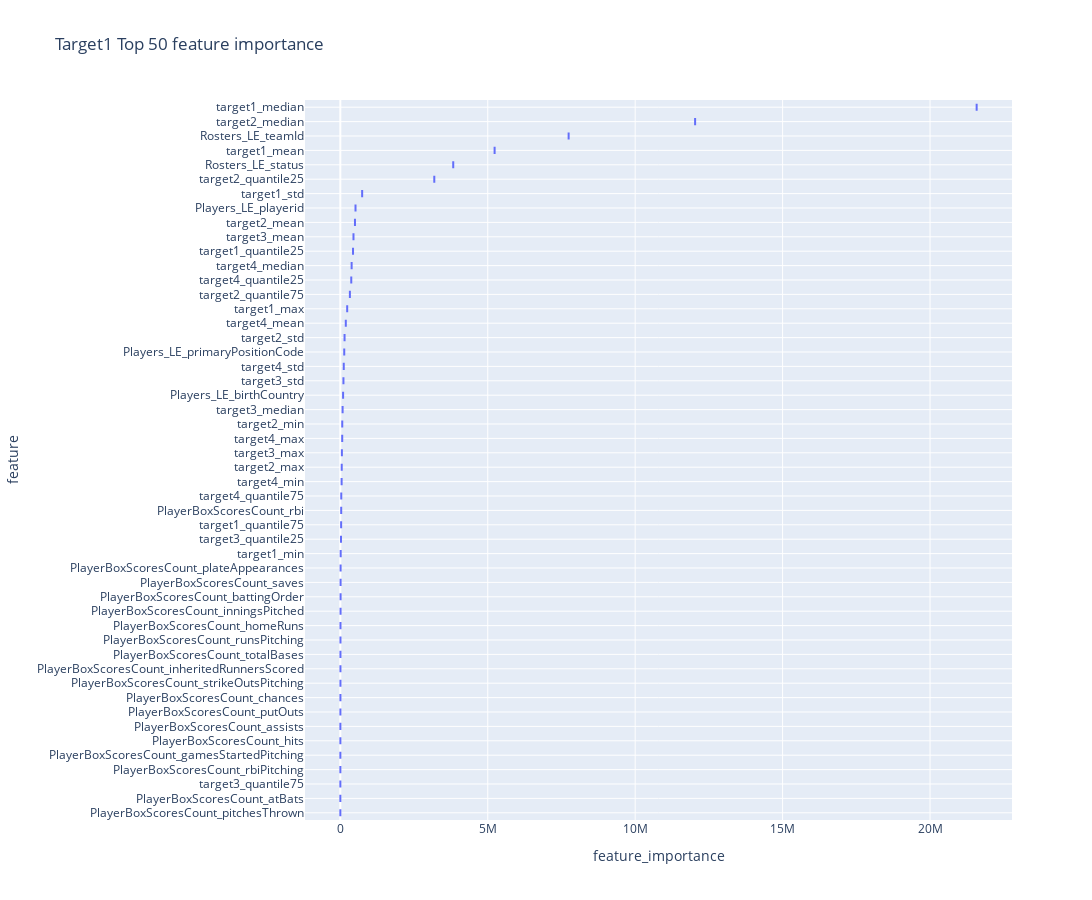
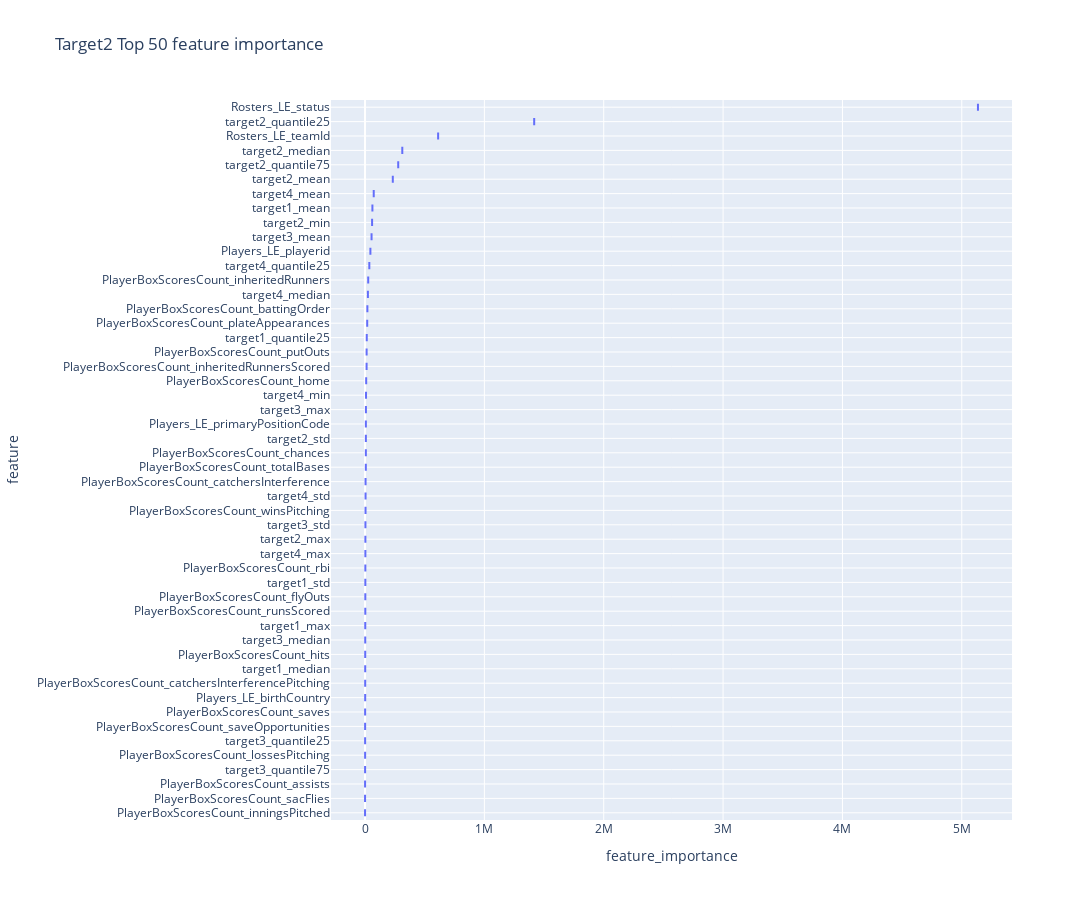
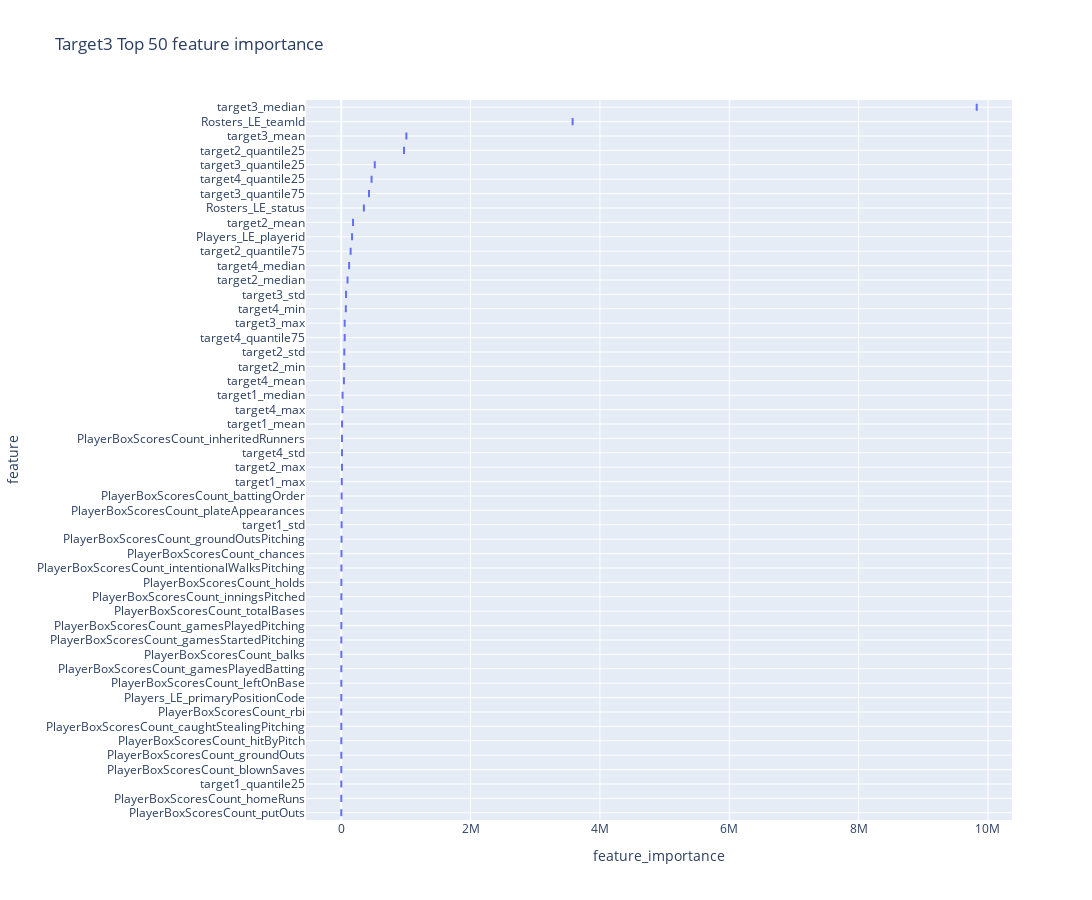
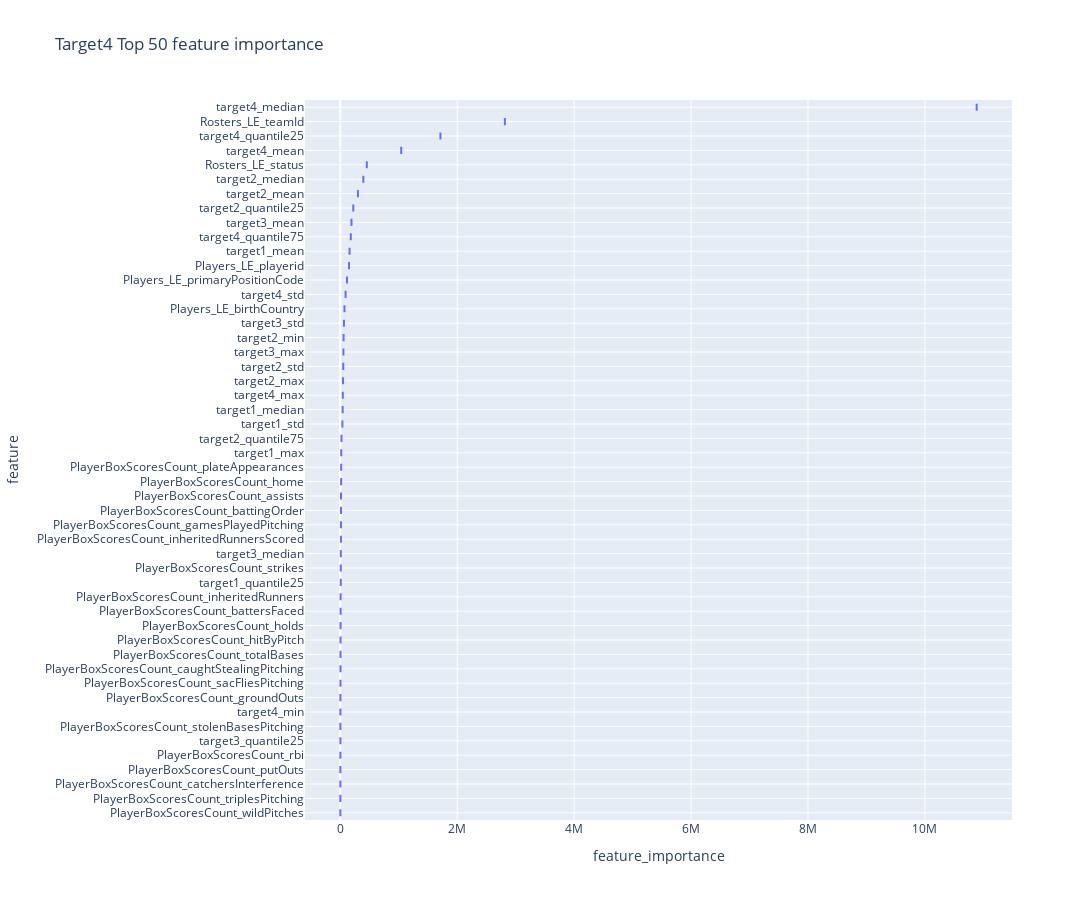

The notebook cell these images were saved under, in order:
### Code cell
visualize_feature_importance(models, train_feat_df)

### Figure 1 — Plotly figure (JSON) as saved in the notebook; plotly's stock layout.template omitted (floating-point values rounded to 4 significant figures)
{"data": [{"alignmentgroup": "True", "hovertemplate": "feature_importance=%{x}<br>feature=%{y}<extra></extra>", "legendgroup": "", "marker": {"color": "#636efa"}, "name": "", "notched": false, "offsetgroup": "", "orientation": "h", "showlegend": false, "type": "box", "x": [5233000.0, 740700.0, 233100.0, 12580.0, 21580000.0, 430700.0, 27640.0, 497000.0, 144000.0, 47600.0, 65520.0, 12030000.0, 3187000.0, 324600.0, 446500.0, 105900.0, 53190.0, 77310.0, 23060.0, 1541.0, 186000.0, 116600.0, 64250.0, 44160.0, 383800.0, 371100.0, 31930.0, 7743000.0, 3829000.0, 94050.0, 133000.0, 515400.0, 9107.0, 5775.0, 2034.0, 1230.0, 9595.0, 4702.0, 30090.0, 1914.0, 5100.0, 4685.0, 8296.0, 1135.0, 1903.0, 4691.0, 9231.0, 2124.0, 2999.0, 3753.0], "x0": " ", "xaxis": "x", "y": ["target1_mean", "target1_std", "target1_max", "target1_min", "target1_median", "target1_quantile25", "target1_quantile75", "target2_mean", "target2_std", "target2_max", "target2_min", "target2_median", "target2_quantile25", "target2_quantile75", "target3_mean", "target3_std", "target3_max", "target3_median", "target3_quantile25", "target3_quantile75", "target4_mean", "target4_std", "target4_max", "target4_min", "target4_median", "target4_quantile25", "target4_quantile75", "Rosters_LE_teamId", "Rosters_LE_status", "Players_LE_birthCountry", "Players_LE_primaryPositionCode", "Players_LE_playerid", "PlayerBoxScoresCount_battingOrder", "PlayerBoxScoresCount_homeRuns", "PlayerBoxScoresCount_hits", "PlayerBoxScoresCount_atBats", "PlayerBoxScoresCount_plateAppearances", "PlayerBoxScoresCount_totalBases", "PlayerBoxScoresCount_rbi", "PlayerBoxScoresCount_gamesStartedPitching", "PlayerBoxScoresCount_runsPitching", "PlayerBoxScoresCount_strikeOutsPitching", "PlayerBoxScoresCount_inningsPitched", "PlayerBoxScoresCount_pitchesThrown", "PlayerBoxScoresCount_rbiPitching", "PlayerBoxScoresCount_inheritedRunnersScored", "PlayerBoxScoresCount_saves", "PlayerBoxScoresCount_assists", "PlayerBoxScoresCount_putOuts", "PlayerBoxScoresCount_chances"], "y0": " ", "yaxis": "y"}], "layout": {"boxmode": "group", "height": 900, "legend": {"tracegroupgap": 0}, "title": {"text": "Target1 Top 50 feature importance"}, "width": 1250, "xaxis": {"anchor": "y", "domain": [0, 1], "title": {"text": "feature_importance"}}, "yaxis": {"anchor": "x", "categoryarray": ["PlayerBoxScoresCount_pitchesThrown", "PlayerBoxScoresCount_atBats", "target3_quantile75", "PlayerBoxScoresCount_rbiPitching", "PlayerBoxScoresCount_gamesStartedPitching", "PlayerBoxScoresCount_hits", "PlayerBoxScoresCount_assists", "PlayerBoxScoresCount_putOuts", "PlayerBoxScoresCount_chances", "PlayerBoxScoresCount_strikeOutsPitching", "PlayerBoxScoresCount_inheritedRunnersScored", "PlayerBoxScoresCount_totalBases", "PlayerBoxScoresCount_runsPitching", "PlayerBoxScoresCount_homeRuns", "PlayerBoxScoresCount_inningsPitched", "PlayerBoxScoresCount_battingOrder", "PlayerBoxScoresCount_saves", "PlayerBoxScoresCount_plateAppearances", "target1_min", "target3_quantile25", "target1_quantile75", "PlayerBoxScoresCount_rbi", "target4_quantile75", "target4_min", "target2_max", "target3_max", "target4_max", "target2_min", "target3_median", "Players_LE_birthCountry", "target3_std", "target4_std", "Players_LE_primaryPositionCode", "target2_std", "target4_mean", "target1_max", "target2_quantile75", "target4_quantile25", "target4_median", "target1_quantile25", "target3_mean", "target2_mean", "Players_LE_playerid", "target1_std", "target2_quantile25", "Rosters_LE_status", "target1_mean", "Rosters_LE_teamId", "target2_median", "target1_median"], "categoryorder": "array", "domain": [0, 1], "showgrid": true, "title": {"text": "feature"}}}}

### Figure 2 — Plotly figure (JSON) as saved in the notebook; plotly's stock layout.template omitted (floating-point values rounded to 4 significant figures)
{"data": [{"alignmentgroup": "True", "hovertemplate": "feature_importance=%{x}<br>feature=%{y}<extra></extra>", "legendgroup": "", "marker": {"color": "#636efa"}, "name": "", "notched": false, "offsetgroup": "", "orientation": "h", "showlegend": false, "type": "box", "x": [61900.0, 2623.0, 1893.0, 1487.0, 14560.0, 232700.0, 6980.0, 2970.0, 59200.0, 312300.0, 1417000.0, 278100.0, 54790.0, 3349.0, 7554.0, 1706.0, 842.2, 692.5, 72970.0, 4391.0, 2905.0, 8399.0, 24200.0, 36010.0, 612500.0, 5135000.0, 1289.0, 7037.0, 45010.0, 9742.0, 19650.0, 2432.0, 2330.0, 1536.0, 18340.0, 6719.0, 2657.0, 288.5, 4461.0, 4245.0, 806.4, 235.4, 850.8, 26720.0, 13100.0, 1401.0, 866.9, 447.8, 13360.0, 6836.0], "x0": " ", "xaxis": "x", "y": ["target1_mean", "target1_std", "target1_max", "target1_median", "target1_quantile25", "target2_mean", "target2_std", "target2_max", "target2_min", "target2_median", "target2_quantile25", "target2_quantile75", "target3_mean", "target3_std", "target3_max", "target3_median", "target3_quantile25", "target3_quantile75", "target4_mean", "target4_std", "target4_max", "target4_min", "target4_median", "target4_quantile25", "Rosters_LE_teamId", "Rosters_LE_status", "Players_LE_birthCountry", "Players_LE_primaryPositionCode", "Players_LE_playerid", "PlayerBoxScoresCount_home", "PlayerBoxScoresCount_battingOrder", "PlayerBoxScoresCount_flyOuts", "PlayerBoxScoresCount_runsScored", "PlayerBoxScoresCount_hits", "PlayerBoxScoresCount_plateAppearances", "PlayerBoxScoresCount_totalBases", "PlayerBoxScoresCount_rbi", "PlayerBoxScoresCount_sacFlies", "PlayerBoxScoresCount_catchersInterference", "PlayerBoxScoresCount_winsPitching", "PlayerBoxScoresCount_lossesPitching", "PlayerBoxScoresCount_inningsPitched", "PlayerBoxScoresCount_saveOpportunities", "PlayerBoxScoresCount_inheritedRunners", "PlayerBoxScoresCount_inheritedRunnersScored", "PlayerBoxScoresCount_catchersInterferencePitching", "PlayerBoxScoresCount_saves", "PlayerBoxScoresCount_assists", "PlayerBoxScoresCount_putOuts", "PlayerBoxScoresCount_chances"], "y0": " ", "yaxis": "y"}], "layout": {"boxmode": "group", "height": 900, "legend": {"tracegroupgap": 0}, "title": {"text": "Target2 Top 50 feature importance"}, "width": 1250, "xaxis": {"anchor": "y", "domain": [0, 1], "title": {"text": "feature_importance"}}, "yaxis": {"anchor": "x", "categoryarray": ["PlayerBoxScoresCount_inningsPitched", "PlayerBoxScoresCount_sacFlies", "PlayerBoxScoresCount_assists", "target3_quantile75", "PlayerBoxScoresCount_lossesPitching", "target3_quantile25", "PlayerBoxScoresCount_saveOpportunities", "PlayerBoxScoresCount_saves", "Players_LE_birthCountry", "PlayerBoxScoresCount_catchersInterferencePitching", "target1_median", "PlayerBoxScoresCount_hits", "target3_median", "target1_max", "PlayerBoxScoresCount_runsScored", "PlayerBoxScoresCount_flyOuts", "target1_std", "PlayerBoxScoresCount_rbi", "target4_max", "target2_max", "target3_std", "PlayerBoxScoresCount_winsPitching", "target4_std", "PlayerBoxScoresCount_catchersInterference", "PlayerBoxScoresCount_totalBases", "PlayerBoxScoresCount_chances", "target2_std", "Players_LE_primaryPositionCode", "target3_max", "target4_min", "PlayerBoxScoresCount_home", "PlayerBoxScoresCount_inheritedRunnersScored", "PlayerBoxScoresCount_putOuts", "target1_quantile25", "PlayerBoxScoresCount_plateAppearances", "PlayerBoxScoresCount_battingOrder", "target4_median", "PlayerBoxScoresCount_inheritedRunners", "target4_quantile25", "Players_LE_playerid", "target3_mean", "target2_min", "target1_mean", "target4_mean", "target2_mean", "target2_quantile75", "target2_median", "Rosters_LE_teamId", "target2_quantile25", "Rosters_LE_status"], "categoryorder": "array", "domain": [0, 1], "showgrid": true, "title": {"text": "feature"}}}}

### Figure 3 — Plotly figure (JSON) as saved in the notebook; plotly's stock layout.template omitted (floating-point values rounded to 4 significant figures)
{"data": [{"alignmentgroup": "True", "hovertemplate": "feature_importance=%{x}<br>feature=%{y}<extra></extra>", "legendgroup": "", "marker": {"color": "#636efa"}, "name": "", "notched": false, "offsetgroup": "", "orientation": "h", "showlegend": false, "type": "box", "x": [12550.0, 6014.0, 8729.0, 20460.0, 1172.0, 182900.0, 47320.0, 11620.0, 45880.0, 97510.0, 970900.0, 145400.0, 1007000.0, 74350.0, 53260.0, 9826000.0, 518600.0, 429500.0, 41550.0, 11630.0, 19540.0, 71220.0, 121900.0, 469200.0, 53020.0, 3577000.0, 350300.0, 1501.0, 167500.0, 6735.0, 1571.0, 1258.0, 1144.0, 1361.0, 6308.0, 1960.0, 1486.0, 1552.0, 1772.0, 1744.0, 4907.0, 3153.0, 1371.0, 2167.0, 1743.0, 11690.0, 2524.0, 1257.0, 1113.0, 3871.0], "x0": " ", "xaxis": "x", "y": ["target1_mean", "target1_std", "target1_max", "target1_median", "target1_quantile25", "target2_mean", "target2_std", "target2_max", "target2_min", "target2_median", "target2_quantile25", "target2_quantile75", "target3_mean", "target3_std", "target3_max", "target3_median", "target3_quantile25", "target3_quantile75", "target4_mean", "target4_std", "target4_max", "target4_min", "target4_median", "target4_quantile25", "target4_quantile75", "Rosters_LE_teamId", "Rosters_LE_status", "Players_LE_primaryPositionCode", "Players_LE_playerid", "PlayerBoxScoresCount_battingOrder", "PlayerBoxScoresCount_gamesPlayedBatting", "PlayerBoxScoresCount_groundOuts", "PlayerBoxScoresCount_homeRuns", "PlayerBoxScoresCount_hitByPitch", "PlayerBoxScoresCount_plateAppearances", "PlayerBoxScoresCount_totalBases", "PlayerBoxScoresCount_rbi", "PlayerBoxScoresCount_leftOnBase", "PlayerBoxScoresCount_gamesPlayedPitching", "PlayerBoxScoresCount_gamesStartedPitching", "PlayerBoxScoresCount_groundOutsPitching", "PlayerBoxScoresCount_intentionalWalksPitching", "PlayerBoxScoresCount_caughtStealingPitching", "PlayerBoxScoresCount_inningsPitched", "PlayerBoxScoresCount_balks", "PlayerBoxScoresCount_inheritedRunners", "PlayerBoxScoresCount_holds", "PlayerBoxScoresCount_blownSaves", "PlayerBoxScoresCount_putOuts", "PlayerBoxScoresCount_chances"], "y0": " ", "yaxis": "y"}], "layout": {"boxmode": "group", "height": 900, "legend": {"tracegroupgap": 0}, "title": {"text": "Target3 Top 50 feature importance"}, "width": 1250, "xaxis": {"anchor": "y", "domain": [0, 1], "title": {"text": "feature_importance"}}, "yaxis": {"anchor": "x", "categoryarray": ["PlayerBoxScoresCount_putOuts", "PlayerBoxScoresCount_homeRuns", "target1_quantile25", "PlayerBoxScoresCount_blownSaves", "PlayerBoxScoresCount_groundOuts", "PlayerBoxScoresCount_hitByPitch", "PlayerBoxScoresCount_caughtStealingPitching", "PlayerBoxScoresCount_rbi", "Players_LE_primaryPositionCode", "PlayerBoxScoresCount_leftOnBase", "PlayerBoxScoresCount_gamesPlayedBatting", "PlayerBoxScoresCount_balks", "PlayerBoxScoresCount_gamesStartedPitching", "PlayerBoxScoresCount_gamesPlayedPitching", "PlayerBoxScoresCount_totalBases", "PlayerBoxScoresCount_inningsPitched", "PlayerBoxScoresCount_holds", "PlayerBoxScoresCount_intentionalWalksPitching", "PlayerBoxScoresCount_chances", "PlayerBoxScoresCount_groundOutsPitching", "target1_std", "PlayerBoxScoresCount_plateAppearances", "PlayerBoxScoresCount_battingOrder", "target1_max", "target2_max", "target4_std", "PlayerBoxScoresCount_inheritedRunners", "target1_mean", "target4_max", "target1_median", "target4_mean", "target2_min", "target2_std", "target4_quantile75", "target3_max", "target4_min", "target3_std", "target2_median", "target4_median", "target2_quantile75", "Players_LE_playerid", "target2_mean", "Rosters_LE_status", "target3_quantile75", "target4_quantile25", "target3_quantile25", "target2_quantile25", "target3_mean", "Rosters_LE_teamId", "target3_median"], "categoryorder": "array", "domain": [0, 1], "showgrid": true, "title": {"text": "feature"}}}}

### Figure 4 — Plotly figure (JSON) as saved in the notebook; plotly's stock layout.template omitted (floating-point values rounded to 4 significant figures)
{"data": [{"alignmentgroup": "True", "hovertemplate": "feature_importance=%{x}<br>feature=%{y}<extra></extra>", "legendgroup": "", "marker": {"color": "#636efa"}, "name": "", "notched": false, "offsetgroup": "", "orientation": "h", "showlegend": false, "type": "box", "x": [158600.0, 36550.0, 17060.0, 40980.0, 8538.0, 302200.0, 51470.0, 46860.0, 56750.0, 394200.0, 222300.0, 20010.0, 191400.0, 62500.0, 53870.0, 9268.0, 2426.0, 1043000.0, 90700.0, 43780.0, 2824.0, 10890000.0, 1714000.0, 179800.0, 2815000.0, 453800.0, 71730.0, 114300.0, 150000.0, 15550.0, 12440.0, 2872.0, 4745.0, 15580.0, 4415.0, 2246.0, 2017.0, 11590.0, 1824.0, 4122.0, 2451.0, 6119.0, 8616.0, 1455.0, 6269.0, 11310.0, 3867.0, 5385.0, 12890.0, 2070.0], "x0": " ", "xaxis": "x", "y": ["target1_mean", "target1_std", "target1_max", "target1_median", "target1_quantile25", "target2_mean", "target2_std", "target2_max", "target2_min", "target2_median", "target2_quantile25", "target2_quantile75", "target3_mean", "target3_std", "target3_max", "target3_median", "target3_quantile25", "target4_mean", "target4_std", "target4_max", "target4_min", "target4_median", "target4_quantile25", "target4_quantile75", "Rosters_LE_teamId", "Rosters_LE_status", "Players_LE_birthCountry", "Players_LE_primaryPositionCode", "Players_LE_playerid", "PlayerBoxScoresCount_home", "PlayerBoxScoresCount_battingOrder", "PlayerBoxScoresCount_groundOuts", "PlayerBoxScoresCount_hitByPitch", "PlayerBoxScoresCount_plateAppearances", "PlayerBoxScoresCount_totalBases", "PlayerBoxScoresCount_rbi", "PlayerBoxScoresCount_catchersInterference", "PlayerBoxScoresCount_gamesPlayedPitching", "PlayerBoxScoresCount_triplesPitching", "PlayerBoxScoresCount_caughtStealingPitching", "PlayerBoxScoresCount_stolenBasesPitching", "PlayerBoxScoresCount_battersFaced", "PlayerBoxScoresCount_strikes", "PlayerBoxScoresCount_wildPitches", "PlayerBoxScoresCount_inheritedRunners", "PlayerBoxScoresCount_inheritedRunnersScored", "PlayerBoxScoresCount_sacFliesPitching", "PlayerBoxScoresCount_holds", "PlayerBoxScoresCount_assists", "PlayerBoxScoresCount_putOuts"], "y0": " ", "yaxis": "y"}], "layout": {"boxmode": "group", "height": 900, "legend": {"tracegroupgap": 0}, "title": {"text": "Target4 Top 50 feature importance"}, "width": 1250, "xaxis": {"anchor": "y", "domain": [0, 1], "title": {"text": "feature_importance"}}, "yaxis": {"anchor": "x", "categoryarray": ["PlayerBoxScoresCount_wildPitches", "PlayerBoxScoresCount_triplesPitching", "PlayerBoxScoresCount_catchersInterference", "PlayerBoxScoresCount_putOuts", "PlayerBoxScoresCount_rbi", "target3_quantile25", "PlayerBoxScoresCount_stolenBasesPitching", "target4_min", "PlayerBoxScoresCount_groundOuts", "PlayerBoxScoresCount_sacFliesPitching", "PlayerBoxScoresCount_caughtStealingPitching", "PlayerBoxScoresCount_totalBases", "PlayerBoxScoresCount_hitByPitch", "PlayerBoxScoresCount_holds", "PlayerBoxScoresCount_battersFaced", "PlayerBoxScoresCount_inheritedRunners", "target1_quantile25", "PlayerBoxScoresCount_strikes", "target3_median", "PlayerBoxScoresCount_inheritedRunnersScored", "PlayerBoxScoresCount_gamesPlayedPitching", "PlayerBoxScoresCount_battingOrder", "PlayerBoxScoresCount_assists", "PlayerBoxScoresCount_home", "PlayerBoxScoresCount_plateAppearances", "target1_max", "target2_quantile75", "target1_std", "target1_median", "target4_max", "target2_max", "target2_std", "target3_max", "target2_min", "target3_std", "Players_LE_birthCountry", "target4_std", "Players_LE_primaryPositionCode", "Players_LE_playerid", "target1_mean", "target4_quantile75", "target3_mean", "target2_quantile25", "target2_mean", "target2_median", "Rosters_LE_status", "target4_mean", "target4_quantile25", "Rosters_LE_teamId", "target4_median"], "categoryorder": "array", "domain": [0, 1], "showgrid": true, "title": {"text": "feature"}}}}
